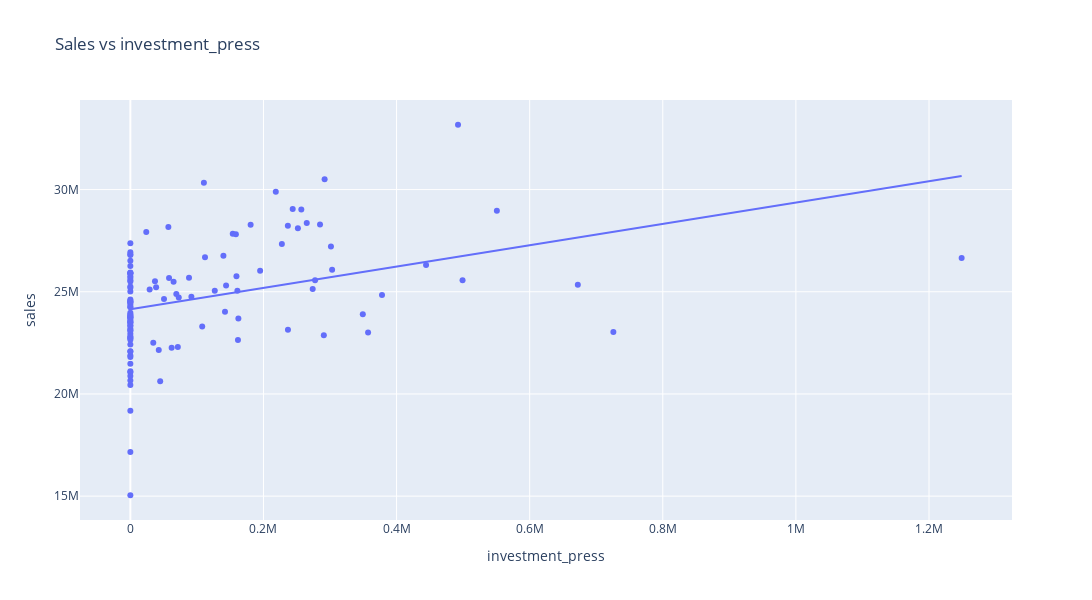

Here is the notebook cell this chart was saved with:
### Code cell
fig = px.scatter(df_week, 
                 x='investment_press', 
                 y='sales', 
                 trendline="ols",
                 height=600, 
                 width=1200,
                 title='Sales vs investment_press'
                 )
fig.show()
